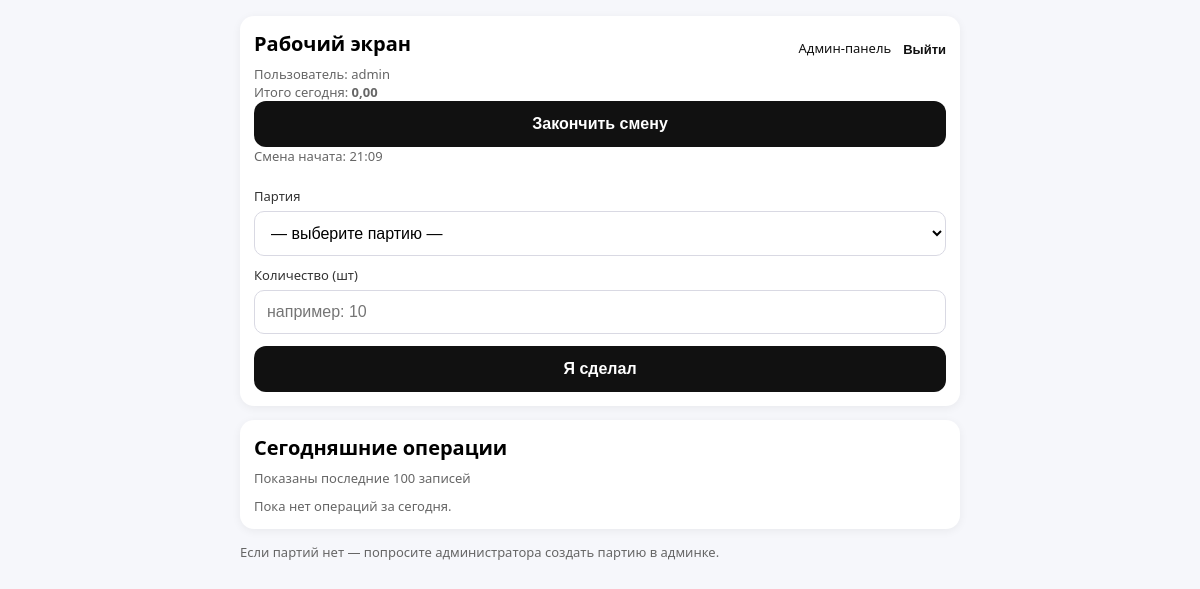
The page /work/ (signed in) on the database as committed earlier.
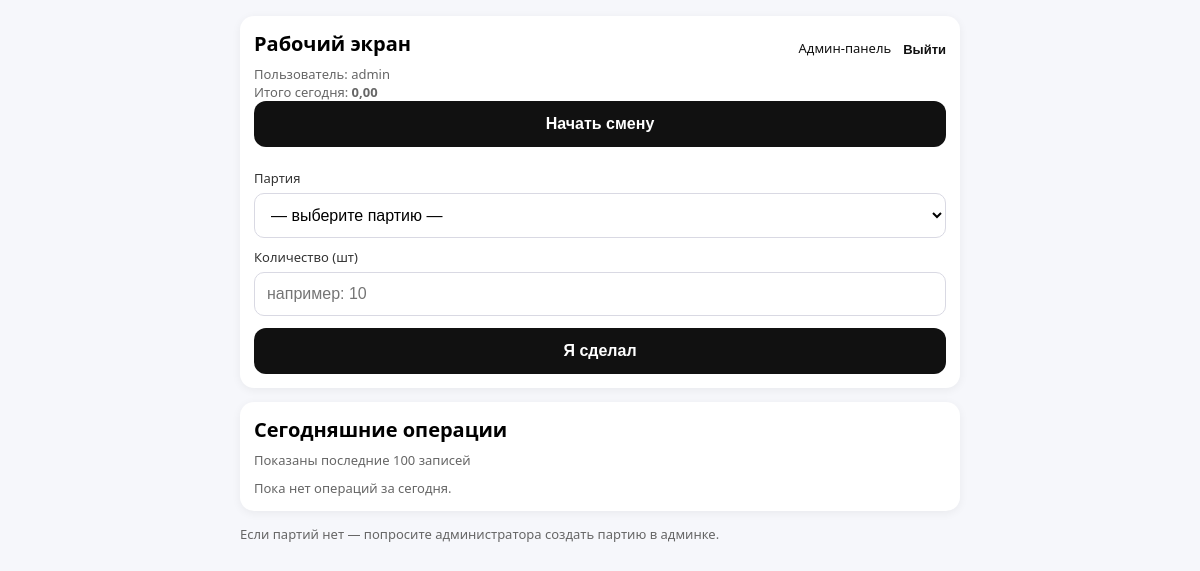
The same page on the database as committed later.
### core/models.py (models this page shows, shortened)
class Shift(models.Model):
    employee = models.ForeignKey(settings.AUTH_USER_MODEL, on_delete=models.PROTECT, verbose_name="Сотрудник")
    started_at = models.DateTimeField("Начало смены", default=timezone.now, db_index=True)
    ended_at = models.DateTimeField("Конец смены", null=True, blank=True, db_index=True)
    hours = models.DecimalField("Часы", max_digits=8, decimal_places=2, default=Decimal("0.00"))
    note = models.CharField("Комментарий", max_length=255, blank=True, default="")
    class Meta:
        verbose_name = "Смена"
        verbose_name_plural = "Смены"
        ordering = ["-started_at"]

### core/views.py (the view)
# urls.py: path("work/", views.work, name="work"),
@login_required
def work(request):
    today = timezone.localdate()
    ops_qs = (
        ProductionOperation.objects
        .select_related("product", "employee")
        .filter(employee=request.user, created_at__date=today)
        .order_by("-created_at")
    )
    ops = ops_qs[:100]
    piece_today = ops_qs.aggregate(s=Sum("pay_total"))["s"] or Decimal("0.00")
    shifts_qs = Shift.objects.filter(employee=request.user, started_at__date=today).order_by("-started_at")
    hours_today = shifts_qs.aggregate(s=Sum("hours"))["s"] or Decimal("0.00")
    open_shift = Shift.objects.filter(employee=request.user, ended_at__isnull=True).first()
    total_qty = ops_qs.aggregate(s=Sum("qty"))["s"] or Decimal("0.00")
    productivity = (total_qty / hours_today).quantize(Decimal("0.01")) if hours_today and hours_today > 0 else Decimal("0.00")
    total_today = piece_today.quantize(Decimal("0.01"))
    products = Product.objects.filter(is_active=True).order_by("name")
    batches_qs = Batch.objects.filter(
        status__in=[BatchStatus.PLANNED, BatchStatus.IN_PROGRESS]
    ).select_related("product").order_by("-created_at")
    batches = []
    for b in batches_qs:
        done = b.operations.aggregate(x=Sum("qty"))["x"] or Decimal("0.000")
        remaining = (b.planned_qty - done).quantize(Decimal("0.001"))
        if remaining < 0:
            remaining = Decimal("0.000")
        batches.append({"obj": b, "remaining": remaining, "done": done})
    return render(request, "core/work.html", {
        "ops": ops,
        "batches": batches,
        "piece_today": piece_today,
        "hours_today": hours_today,
        "productivity": productivity,
        "total_today": total_today,
        "open_shift": open_shift,
    })

### templates/core/work.html (shortened to what this page needs)
{% extends 'core/base.html' %}
{% load static %}
{% block extra_css %}
  <link rel="stylesheet" href="{% static 'core/css/work.css' %}">
{% endblock %}
{% block content %}
  <div class="wrap">
    <div class="card">
      <div class="top">
        <h1>Рабочий экран</h1>
        <div class="actions">
          {% if request.user.is_staff %}
            <a class="link" href="/admin/">Админ-панель</a>
          {% endif %}
          <form method="post" action="{% url 'core:logout' %}">
            <button class="link-btn" type="submit">Выйти</button>
          </form>
        </div>
      </div>
      <div class="muted">Пользователь: {{ request.user.username }}</div>
      <div class="muted spacer-xs">
        Итого сегодня: <b>{{ total_today }}</b><br>
      </div>
      {% if open_shift %}
        <form method="post" action="{% url 'core:shift_stop' %}">
          <button class="btn" type="submit">Закончить смену</button>
        </form>
        <div class="muted spacer-xs">Смена начата: {{ open_shift.started_at|date:"H:i" }}</div>
      {% else %}
        <form method="post" action="{% url 'core:shift_start' %}">
          <button class="btn" type="submit">Начать смену</button>
        </form>
      {% endif %}
       <div class="spacer-md"></div>
      <form method="post" action="{% url 'core:production_create' %}">
        <label>Партия</label>
        <select name="batch" required>
          <option value="">— выберите партию —</option>
        </select>
        <label>Количество (шт)</label>
        <input name="qty" inputmode="decimal" placeholder="например: 10" required>
        <div class="spacer-md"></div>
        <button class="btn" type="submit">Я сделал</button>
      </form>
    </div>
    <div class="card">
      <h1>Сегодняшние операции</h1>
      <div class="muted">Показаны последние 100 записей</div>
      <div class="spacer-sm"></div>
      {% if ops %}
        <table class="table">
          <thead>
            <tr>
              <th>Время</th>
              <th>Продукция</th>
              <th>Кол-во</th>
              <th>Начислено</th>
            </tr>
          </thead>
          <tbody>
            {% for op in ops %}
              <tr>
                <td>{{ op.created_at|date:"H:i" }}</td>
                <td>{{ op.product.name }}</td>
                <td>{{ op.qty|floatformat:0 }}</td>
                <td>{{ op.pay_total }}</td>
              </tr>
            {% endfor %}
          </tbody>
        </table>
      {% else %}
        <div class="muted">Пока нет операций за сегодня.</div>
      {% endif %}
    </div>
    <div class="muted spacer-xs">
      Если партий нет — попросите администратора создать партию в админке.
    </div>
  </div>
{% endblock %}

Rows that differ between the two databases and show on the page:
no longer on this page (row edited): Shift: started_at "21:09"
Other text that changed with them:
text no longer shown: "Закончить смену Смена начата:"
text now shown: "Начать смену"
